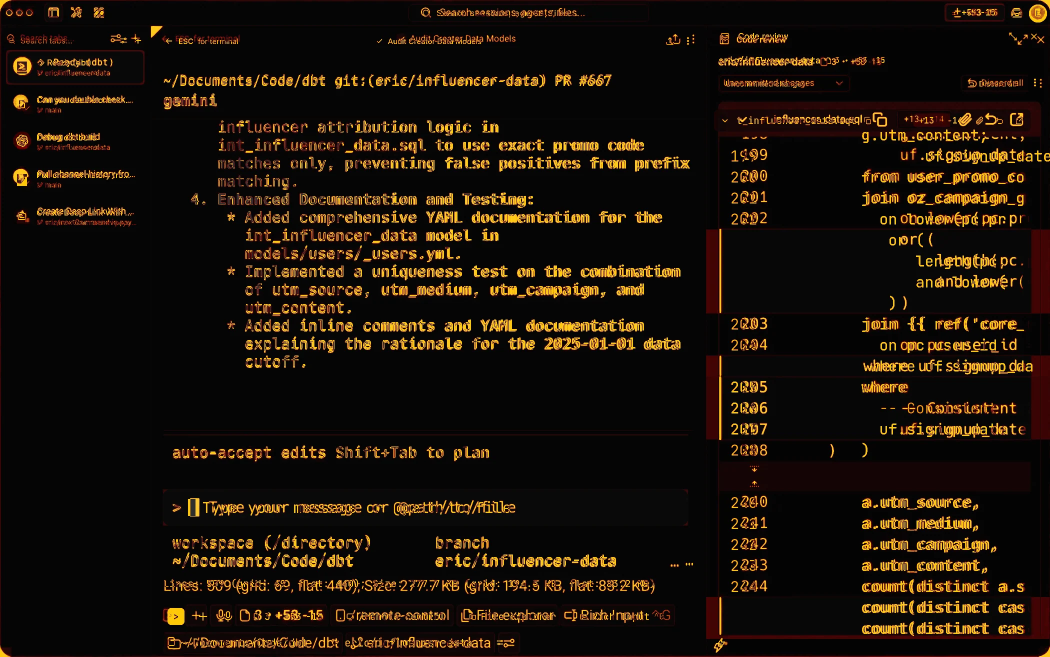
#> input picture mockups/assets/diff-heatmap.webp, 2100 x 1313 px (shown at 1/2 size)
$ python measure.py ../assets/diff-heatmap.webp ../assets/rebuild-app.webp out.png
#> lines starting #> are read from the running program, lines starting #| are printed output that depends on the picture
#!/usr/bin/env python3
"""Parity measurement for the Warp Sidecar study.

Runs the SAME landmark detectors over the reference screenshot and over the
rebuilt page, so every row of the geometry table is derived from pixels on both
sides rather than asserted on one. Emits evidence/metrics.json plus the diff
images the artifact renders.

  python3 scripts/measure.py <reference.png> <rebuild.png> <outdir>
"""
import json, sys, statistics as st
from PIL import Image
import numpy as np

REF_ORIGIN = (149, 100)          # app window inside the marketing capture
APP = (2100, 1313)               # the region both sides are compared over

REGIONS = {
    'titlebar':      (0, 0, 2100, 54),
    'sidebar':       (0, 54, 302, 1313),
    'centre pane':   (302, 54, 1412, 1313),
    'review panel':  (1412, 54, 2100, 1313),
}

def load(path, origin=(0, 0)):
#> called with path = '../assets/diff-heatmap.webp', origin = (149, 100)
    im = Image.open(path).convert('RGB')
#> im is the input picture: PIL image 2100x1313 RGB; mean R, G, B 27.5, 18.3, 9.2
    a = np.asarray(im).astype(int)
    ox, oy = origin
    return a[oy:oy + APP[1], ox:ox + APP[0]]
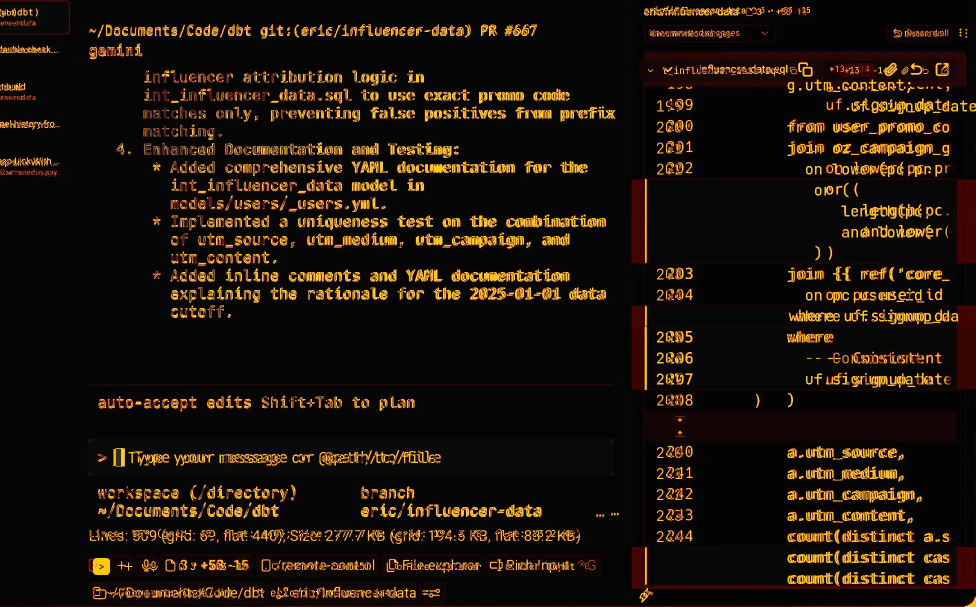
#> returned value: shape (1213, 1951, 3) int64 (shown at 1/2 size); mean of channels 0, 1, 2 29.2, 19.4, 9.6; drawn as R, G, B

# ---------------------------------------------------------------- detectors
# [5 lines left out: function col_steps, not called in this run]

def first_step_near(steps, target, window=40):
    near = [s for s in steps if abs(s - target) <= window]
    return near[0] if near else None

# [132 lines left out: functions row_bands, glyph_runs, biggest_rect, panel_top, landmarks, palette and 1 more, not called in this run]

# ---------------------------------------------------------------------- main
ref = load(sys.argv[1], REF_ORIGIN)
got = load(sys.argv[2])
#> call 2 of load, with path = '../assets/rebuild-app.webp', origin = (0, 0)
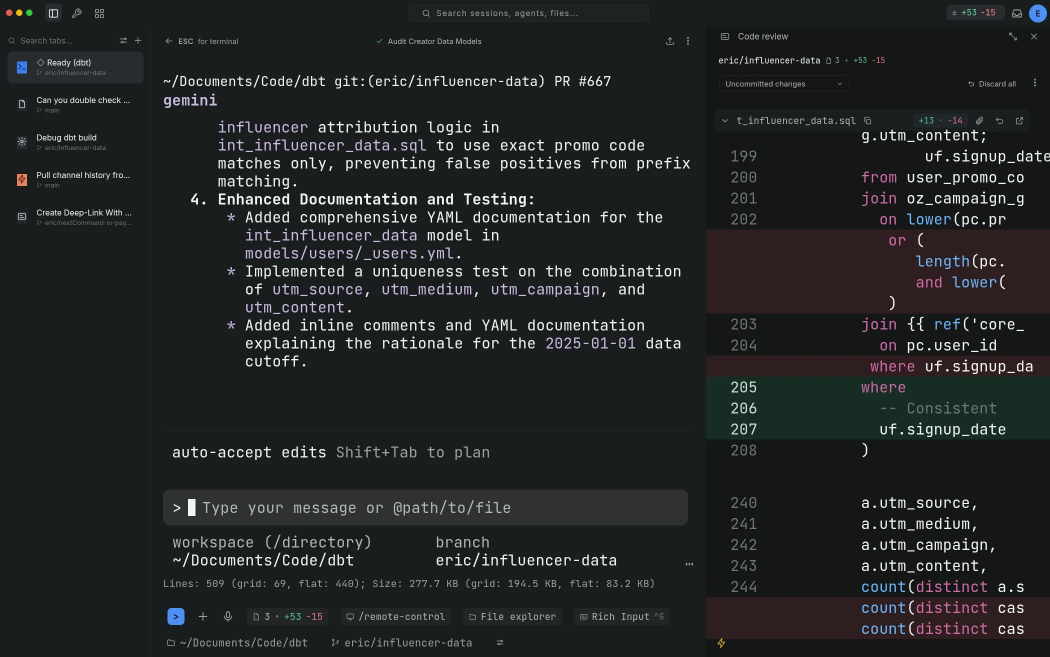
#> input picture mockups/assets/rebuild-app.webp, 2100 x 1313 px (shown at 1/2 size)
#> in load, im is the input picture: PIL image 2100x1313 RGB; mean R, G, B 34.5, 37.1, 37.8
out = sys.argv[3]

#> (the run stopped early here; a loop or call above may not have finished)
